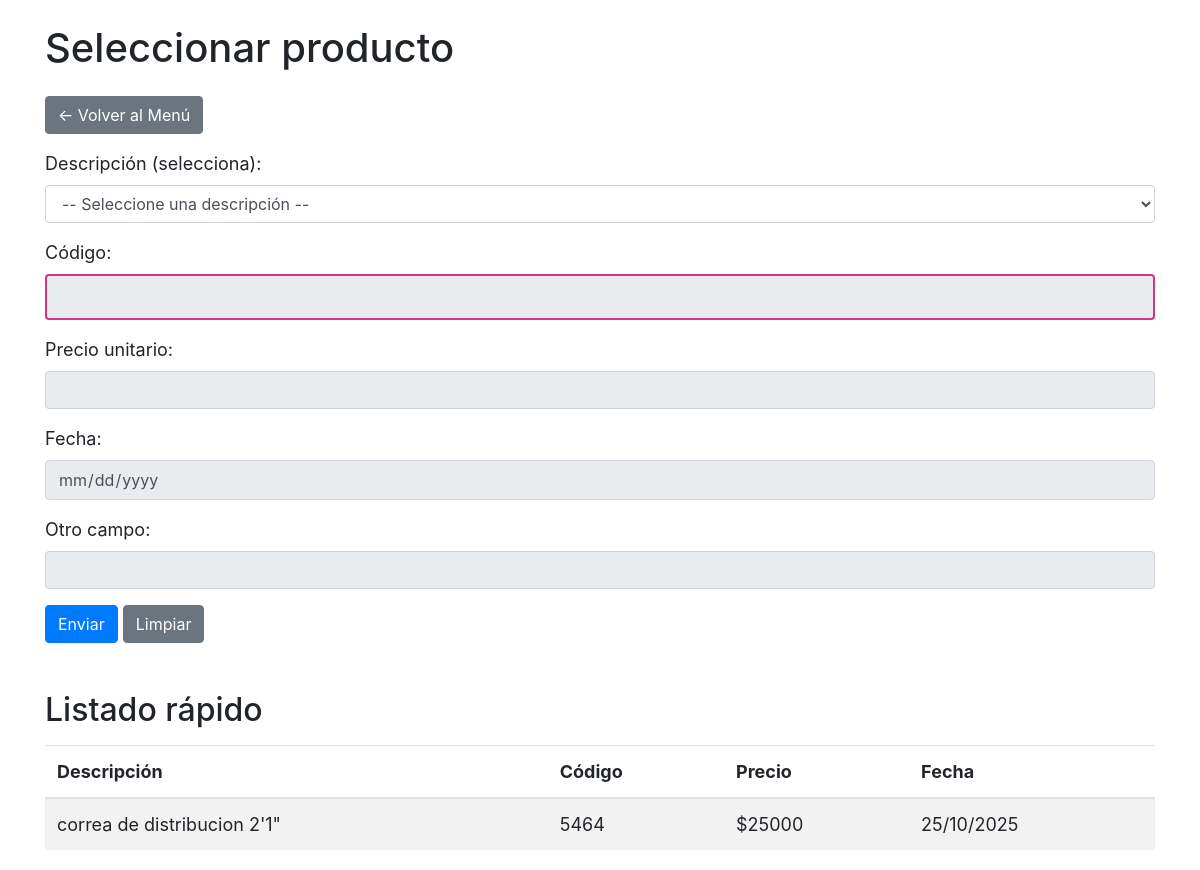
Page /consulta_codigo/ on the earlier database version.
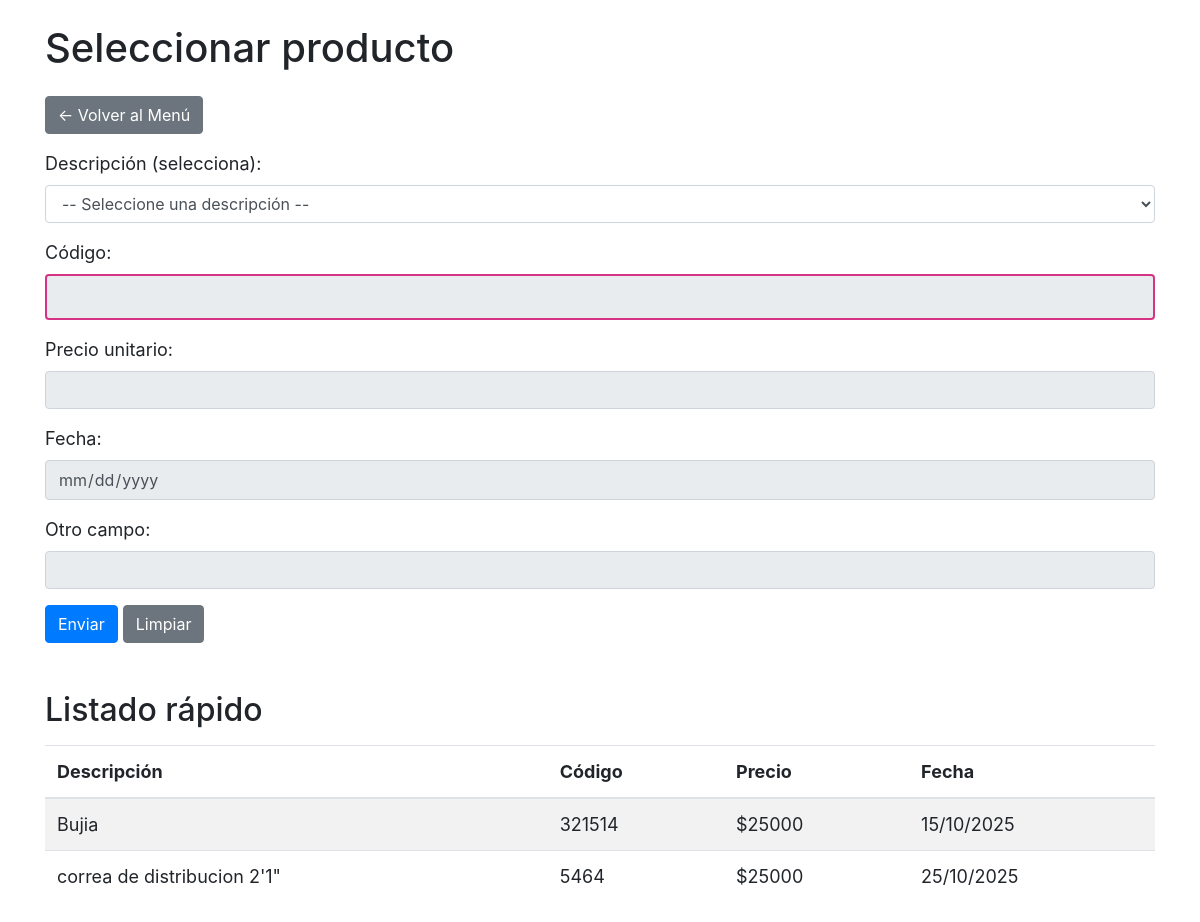
Same page on the later database version.
### sistema_rental/models.py (models this page shows, shortened)
class Producto(models.Model):
    descripcion = models.CharField(max_length=200)
    codigo = models.CharField(max_length=50, unique=True)
    precio_costo_unitario = models.DecimalField(max_digits=10, decimal_places=2)
    fecha_compra = models.DateField()
    ultima_compra = models.DateField(null=True, blank=True)
    proveedor = models.CharField(max_length=100)

### sistema_rental/views.py (the view)
# urls.py: path('consulta_codigo/', consulta_codigo, name='consulta_codigo'),
def consulta_codigo(request):
    productos = Producto.objects.all().order_by('descripcion')
    if request.method == 'POST':
        producto_id = request.POST.get('product_id')
        codigo = request.POST.get('codigo')
        precio = request.POST.get('precio_unitario')
        fecha = request.POST.get('fecha')
        otro = request.POST.get('otro')
    return render(request, 'consulta_codigo.html', {
        'products': productos
    })

### sistema_rental/templates/consulta_codigo.html (shortened to what this page needs)
{% load static %}
{% load humanize %}
<!DOCTYPE html>
<html lang="es">
<head>
  <link rel="stylesheet" href="https://maxcdn.bootstrapcdn.com/bootstrap/4.0.0/css/bootstrap.min.css">
</head>
<body>
  <div class="container">
    <h1 class="mt-4 mb-4">Seleccionar producto</h1>
    <a href="{% url 'menu_rental' %}" class="btn btn-secondary mb-3">← Volver al Menú</a>
    <form method="post">
      <div class="form-group">
        <label for="product-select">Descripción (selecciona):</label>
        <select id="product-select" name="product_id" class="form-control">
          <option value="">-- Seleccione una descripción --</option>
        </select>
      </div>
      <div class="form-group">
        <label for="codigo">Código:</label>
        <input id="codigo" name="codigo" type="text" readonly class="form-control">
      </div>
      <div class="form-group">
        <label for="precio">Precio unitario:</label>
        <input id="precio" name="precio_unitario" type="text" readonly class="form-control">
      </div>
      <div class="form-group">
        <label for="fecha">Fecha:</label>
        <input id="fecha" name="fecha" type="date" readonly class="form-control">
      </div>
      <div class="form-group">
        <label for="otro">Otro campo:</label>
        <input id="otro" name="otro" type="text" readonly class="form-control">
      </div>
      <div class="mt-3">
        <button type="submit" class="btn btn-primary">Enviar</button>
        <button type="button" id="limpiar" class="btn btn-secondary">Limpiar</button>
      </div>
    </form>
    <h2 class="mt-5">Listado rápido</h2>
    <table class="table table-striped mt-3">
      <thead>
        <tr>
          <th>Descripción</th><th>Código</th><th>Precio</th><th>Fecha</th>
        </tr>
      </thead>
      <tbody>
        {% for product in products %}
        <tr data-id="{{ product.id }}">
          <td>{{ product.descripcion }}</td>
          <td>{{ product.codigo }}</td>
          <td>${{ product.precio_costo_unitario|floatformat:0 }}</td>
          <td>{{ product.fecha_compra|date:'d/m/Y' }}</td>
        </tr>
        {% empty %}
        <tr><td colspan="4">No hay productos.</td></tr>
        {% endfor %}
      </tbody>
    </table>
  </div>
</body>
</html>

Differences in the rows shown:
added Producto: descripcion "Bujia", codigo "321514", precio_costo_unitario "25000", fecha_compra "15/10/2025"
